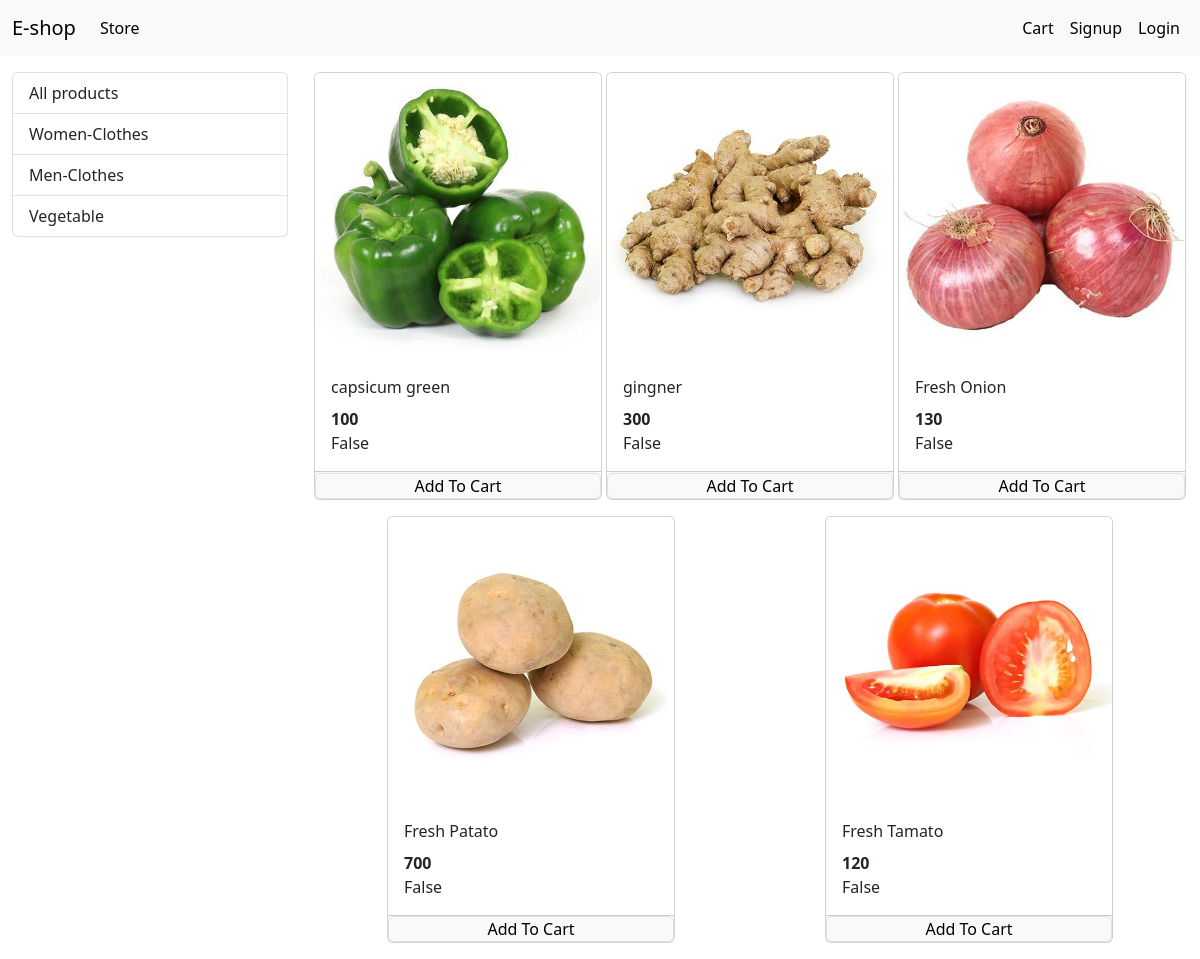
Screenshot of /?category=3 with the database file from the repository.
### store/models/category.py (models this page shows, shortened)
class Category(models.Model):
    name = models.CharField(max_length=30)
    @staticmethod
    def get_all_category():
        return Category.objects.all()

### store/models/product.py (models this page shows, shortened)
class Product(models.Model):
    name = models.CharField(max_length=50)
    price = models.IntegerField(default=0)
    category = models.ForeignKey(Category, on_delete=models.CASCADE, default=1)
    description = models.CharField(max_length=200, default='')
    image = models.ImageField(upload_to='uploads/products/')
    @staticmethod
    def get_all_products_by_categoryid(category_id):
        if category_id:
            return Product.objects.filter(category=category_id)
        else:
            return Product.get_all_products()

### store/views/home.py (the view, shortened to what this page needs)
# urls.py: path('', Index.as_view(), name='homepage'),
class Index(View):
    def get(self, request):
        cart = request.session.get('cart')
        if not cart:
            request.session.cart={}
        products = None
        categories = Category.get_all_category()
        categoryID = request.GET.get('category')
        if categoryID:
            products = Product.get_all_products_by_categoryid(categoryID)
        else:
            products = Product.get_all_products()
        data = {}
        data['products'] = products
        data['categories'] = categories
        return render(request, 'index.html', data)

### store/templatetags/cart.py (called while the page is built)
@register.filter(name='is_in_cart')
def is_in_cart(product, cart):
    keys = cart.keys()
    for id in keys:
        if int(id) == product.id:
            return True
    return False

### store/templates/index.html (shortened to what this page needs)
{% extends 'base.html' %}
{% block content %}
{% load cart %}
<div class="container-fluid mt-3">
  <div class="row">
    <div class="col-lg-3 mx-auto">
      <div class="list-group">
        <a href="/" class="list-group-item list-group-item-action">All products</a>
        {% for category in categories %}
        <a href="/?category={{category.id}}" class="list-group-item list-group-item-action">
          {{category.name}}</a>
        {% endfor %}
      </div>
    </div>
    <div id="products" class="col-lg-9 mx-auto">
      <div class="row mx-auto">
        {% for product in products %}
        <div class="card mx-auto mb-3 p-0" id="{{product.id}}" style="width: 18rem;">
          <img src="{{product.image.url}}" class="card-img-top" alt="">
          <div class="card-body">
            <p class="card-title">{{product.name}}</p>
            <p class="card-text"><b>{{product.price}}</b></p>
            {{product | is_in_cart:request.session.cart}}
          </div>
          <div class="card-footer p-0 no-gutters">
            {% if product|is_in_cart:request.session.cart%}
            <div class="row no-gutters p-0">
              <form action="/#{{product.id}}" method="post" class="col-2">
                {% csrf_token %}
                <input hidden type="text" name="product" value="{{product.id}}">
                <input hidden type="text" name="remove" value="True">
                <input type="submit" value=" - " class=" btn btn-block btn-secondary">
              </form>
              <div class="text-center col">{{product|cart_quantity:request.session.cart}} in Cart</div>
              <form action="/#{{product.id}}" method="post" class="col-2 p-0 no-gutters">
                {% csrf_token %}
                <input hidden type="text" name="product" value="{{product.id}}">
                <input type="submit" value=" + " class="btn btn-block btn-secondary">
              </form>
            </div>
            {% else %}
            <form action="/#{{product.id}}" method="POST" class="btn-block">
              <input type="submit" class="btn-info btn btn-light border form-control p-0" value="Add To Cart">
            </form>
            {% endif %}
          </div>
        </div>
        {% endfor %}
      </div>
    </div>
  </div>
</div>
{% endblock %}

### rows the page displays
Category: name "Women-Clothes"
Category: name "Men-Clothes"
Category: name "Vegetable"
Product: image (picture), name "capsicum green", price "100", session "False"
Product: {{ product.id }} 18 (drawn), image (picture), name "gingner", price "300", session "False"
Product: image (picture), name "Fresh Onion", price "130", session "False"
Product: image (picture), name "Fresh Patato", price "700", session "False"
Product: image (picture), name "Fresh Tamato", price "120", session "False"
